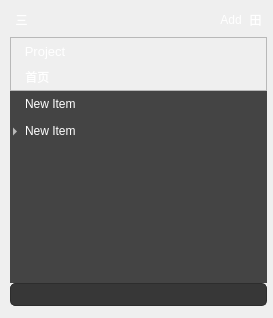
  <widget class="QDockWidget" name="dockWidget">
   <property name="enabled">
    <bool>true</bool>
   </property>
   <property name="sizePolicy">
    <sizepolicy hsizetype="MinimumExpanding" vsizetype="MinimumExpanding">
     <horstretch>0</horstretch>
     <verstretch>0</verstretch>
    </sizepolicy>
   </property>
   <property name="floating">
    <bool>false</bool>
   </property>
   <property name="features">
    <set>QDockWidget::AllDockWidgetFeatures</set>
   </property>
   <property name="allowedAreas">
    <set>Qt::NoDockWidgetArea</set>
   </property>
   <property name="windowTitle">
    <string/>
   </property>
   <attribute name="dockWidgetArea">
    <number>1</number>
   </attribute>
   <widget class="QWidget" name="dockWidgetContents">
    <property name="sizePolicy">
     <sizepolicy hsizetype="Expanding" vsizetype="Expanding">
      <horstretch>0</horstretch>
      <verstretch>0</verstretch>
     </sizepolicy>
    </property>
    <layout class="QVBoxLayout" name="verticalLayout_5">
     <property name="spacing">
      <number>0</number>
     </property>
     <property name="leftMargin">
      <number>0</number>
     </property>
     <property name="topMargin">
      <number>0</number>
     </property>
     <property name="rightMargin">
      <number>0</number>
     </property>
     <property name="bottomMargin">
      <number>0</number>
     </property>
     <item>
      <widget class="QFrame" name="frame">
       <property name="sizePolicy">
        <sizepolicy hsizetype="Expanding" vsizetype="Expanding">
         <horstretch>0</horstretch>
         <verstretch>0</verstretch>
        </sizepolicy>
       </property>
       <layout class="QVBoxLayout" name="verticalLayout" stretch="0,0,0,1,0,0">
        <property name="spacing">
         <number>0</number>
        </property>
        <property name="leftMargin">
         <number>10</number>
        </property>
        <property name="topMargin">
         <number>8</number>
        </property>
        <property name="rightMargin">
         <number>6</number>
        </property>
        <property name="bottomMargin">
         <number>8</number>
        </property>
        <item>
         <layout class="QHBoxLayout" name="horizontalLayout_10">
          <property name="spacing">
           <number>0</number>
          </property>
          <property name="leftMargin">
           <number>0</number>
          </property>
          <property name="rightMargin">
           <number>0</number>
          </property>
          <item>
           <widget class="QPushButton" name="Btn_Menu">
            <property name="enabled">
             <bool>true</bool>
            </property>
            <property name="minimumSize">
             <size>
              <width>23</width>
              <height>23</height>
             </size>
            </property>
            <property name="styleSheet">
             <string notr="true">QPushButton {
    background-color:transparent;
	color: rgb(255, 255, 255);
    border-width: 0px;
    border-radius: 3px;
    border-color: beige;
    padding: 2px;

}
QPushButton:hover {
    background-color: rgb(90, 90, 90);
}
QPushButton:pressed {
    background-color:  rgb(110, 110, 110);
    border-style: inset;
}</string>
            </property>
            <property name="text">
             <string>三</string>
            </property>
           </widget>
          </item>
          <item>
           <spacer name="horizontalSpacer_6">
            <property name="orientation">
             <enum>Qt::Horizontal</enum>
            </property>
            <property name="sizeHint" stdset="0">
             <size>
              <width>0</width>
              <height>0</height>
             </size>
            </property>
           </spacer>
          </item>
          <item>
           <widget class="QPushButton" name="Btn_Add">
            <property name="minimumSize">
             <size>
              <width>23</width>
              <height>23</height>
             </size>
            </property>
            <property name="styleSheet">
             <string notr="true">QPushButton {
    background-color:transparent;
	color: rgb(255, 255, 255);
    border-width: 0px;
    border-radius: 3px;
    border-color: beige;
    padding: 2px;

}
QPushButton:hover {
    background-color: rgb(90, 90, 90);
}
QPushButton:pressed {
    background-color:  rgb(110, 110, 110);
    border-style: inset;
}</string>
            </property>
            <property name="text">
             <string>Add</string>
            </property>
           </widget>
          </item>
          <item>
           <widget class="QPushButton" name="Btn_Expand">
            <property name="minimumSize">
             <size>
              <width>23</width>
              <height>23</height>
             </size>
            </property>
            <property name="styleSheet">
             <string notr="true">QPushButton {
    background-color:transparent;
	color: rgb(255, 255, 255);
    border-width: 0px;
    border-radius: 3px;
    border-color: beige;
    padding: 2px;

}
QPushButton:hover {
    background-color: rgb(90, 90, 90);
}
QPushButton:pressed {
    background-color:  rgb(110, 110, 110);
    border-style: inset;
}</string>
            </property>
            <property name="text">
             <string>田</string>
            </property>
           </widget>
          </item>
         </layout>
        </item>
        <item>
         <spacer name="verticalSpacer_6">
          <property name="orientation">
           <enum>Qt::Vertical</enum>
          </property>
          <property name="sizeHint" stdset="0">
           <size>
            <width>0</width>
            <height>6</height>
           </size>
          </property>
         </spacer>
        </item>
        <item>
         <widget class="QFrame" name="frame_8">
          <property name="styleSheet">
           <string notr="true"/>
          </property>
          <property name="frameShape">
           <enum>QFrame::StyledPanel</enum>
          </property>
          <property name="frameShadow">
           <enum>QFrame::Raised</enum>
          </property>
          <layout class="QVBoxLayout" name="verticalLayout_15">
           <property name="spacing">
            <number>0</number>
           </property>
           <property name="leftMargin">
            <number>0</number>
           </property>
           <property name="topMargin">
            <number>0</number>
           </property>
           <property name="rightMargin">
            <number>0</number>
           </property>
           <property name="bottomMargin">
            <number>0</number>
           </property>
           <item>
            <layout class="QVBoxLayout" name="verticalLayout_21">
             <property name="spacing">
              <number>0</number>
             </property>
             <property name="leftMargin">
              <number>6</number>
             </property>
             <item>
              <layout class="QHBoxLayout" name="horizontalLayout_12">
               <property name="spacing">
                <number>0</number>
               </property>
               <item>
                <widget class="QToolButton" name="Btn_Project">
                 <property name="sizePolicy">
                  <sizepolicy hsizetype="Fixed" vsizetype="Expanding">
                   <horstretch>0</horstretch>
                   <verstretch>0</verstretch>
                  </sizepolicy>
                 </property>
                 <property name="minimumSize">
                  <size>
                   <width>23</width>
                   <height>26</height>
                  </size>
                 </property>
                 <property name="font">
                  <font>
                   <pointsize>10</pointsize>
                  </font>
                 </property>
                 <property name="styleSheet">
                  <string notr="true">QToolButton {
    background-color:transparent;
	color: rgb(255, 255, 255);
    border-width: 0px;
    border-radius: 3px;
    border-color: beige;
    padding: 2px;

}
QToolButton:hover {
    background-color: rgb(90, 90, 90);
}
QToolButton:pressed {
    background-color:  rgb(110, 110, 110);
    border-style: inset;
}</string>
                 </property>
                 <property name="text">
                  <string>Project</string>
                 </property>
                </widget>
               </item>
               <item>
                <spacer name="horizontalSpacer_15">
                 <property name="orientation">
                  <enum>Qt::Horizontal</enum>
                 </property>
                 <property name="sizeHint" stdset="0">
                  <size>
                   <width>40</width>
                   <height>20</height>
                  </size>
                 </property>
                </spacer>
               </item>
              </layout>
             </item>
             <item>
              <layout class="QHBoxLayout" name="horizontalLayout_19">
               <property name="leftMargin">
                <number>3</number>
               </property>
               <item>
                <widget class="QPushButton" name="Btn_HomePagge">
                 <property name="minimumSize">
                  <size>
                   <width>23</width>
                   <height>26</height>
                  </size>
                 </property>
                 <property name="styleSheet">
                  <string notr="true">QPushButton {
    background-color:transparent;
	color: rgb(255, 255, 255);
    border-width: 0px;
    border-radius: 3px;
    border-color: beige;
    padding: 2px;
	text-align:left
}
QPushButton:hover {
    background-color:rgb(52, 95, 251);
}
QPushButton:pressed {
    background-color:  rgb(10, 50, 205);
    border-style: inset;
}</string>
                 </property>
                 <property name="text">
                  <string> 首页</string>
                 </property>
                </widget>
               </item>
              </layout>
             </item>
            </layout>
           </item>
          </layout>
         </widget>
        </item>
        <item>
         <layout class="QVBoxLayout" name="verticalLayout_17">
          <property name="spacing">
           <number>0</number>
          </property>
          <item>
           <widget class="QTreeWidget" name="treeWidget_2">
            <property name="sizePolicy">
             <sizepolicy hsizetype="Minimum" vsizetype="Minimum">
              <horstretch>0</horstretch>
              <verstretch>0</verstretch>
             </sizepolicy>
            </property>
            <property name="styleSheet">
             <string notr="true">QTreeWidget
{
background-color:rgb(68, 68, 68);
color:rgb(255, 255, 255);
border: 0px solid rgb(17, 17, 17);
}    
QTreeWidget::item {
    background-color:transparent;
	color: rgb(255, 255, 255);
    border-width: 0px;
    border-radius: 3px;
    border-color: beige;
    padding: 2px;
	text-align:left;
	height:23px;
}
QTreeWidget::item:hover {
    background-color: rgb(52, 95, 251);
}
QTreeWidget::item:pressed {
    background-color: rgb(10, 50, 205);
    border-style: inset;
}


QTreeWidget::item:selected {
    background-color:rgb(40, 105, 254);
    border-style: inset;
}

</string>
            </property>
            <property name="verticalScrollBarPolicy">
             <enum>Qt::ScrollBarAlwaysOff</enum>
            </property>
            <property name="horizontalScrollBarPolicy">
             <enum>Qt::ScrollBarAlwaysOff</enum>
            </property>
            <property name="indentation">
             <number>10</number>
            </property>
            <property name="rootIsDecorated">
             <bool>true</bool>
            </property>
            <property name="sortingEnabled">
             <bool>false</bool>
            </property>
            <property name="wordWrap">
             <bool>false</bool>
            </property>
            <property name="headerHidden">
             <bool>true</bool>
            </property>
            <attribute name="headerVisible">
             <bool>false</bool>
            </attribute>
            <attribute name="headerCascadingSectionResizes">
             <bool>false</bool>
            </attribute>
            <column>
             <property name="text">
              <string>New Column</string>
             </property>
            </column>
            <item>
             <property name="text">
              <string>New Item</string>
             </property>
            </item>
            <item>
             <property name="text">
              <string>New Item</string>
             </property>
             <item>
              <property name="text">
               <string>New Subitem</string>
              </property>
             </item>
            </item>
           </widget>
          </item>
         </layout>
        </item>
        <item>
         <layout class="QVBoxLayout" name="verticalLayout_3">
          <property name="spacing">
           <number>0</number>
          </property>
          <property name="leftMargin">
           <number>0</number>
          </property>
          <property name="rightMargin">
           <number>0</number>
          </property>
          <item>
           <widget class="QLineEdit" name="lineEdit_Search">
            <property name="enabled">
             <bool>true</bool>
            </property>
            <property name="minimumSize">
             <size>
              <width>23</width>
              <height>23</height>
             </size>
            </property>
            <property name="styleSheet">
             <string notr="true">QLineEdit{
background-color:rgb(55, 55, 55);
color:rgb(255, 255, 255);
border-radius: 5px; 
border: 1px solid rgb(45, 45, 45);
padding: 2px;
}
</string>
            </property>
           </widget>
          </item>
         </layout>
        </item>
        <item>
         <spacer name="horizontalSpacer_7">
          <property name="orientation">
           <enum>Qt::Horizontal</enum>
          </property>
          <property name="sizeHint" stdset="0">
           <size>
            <width>257</width>
            <height>4</height>
           </size>
          </property>
         </spacer>
        </item>
       </layout>
      </widget>
     </item>
    </layout>
   </widget>
  </widget>
